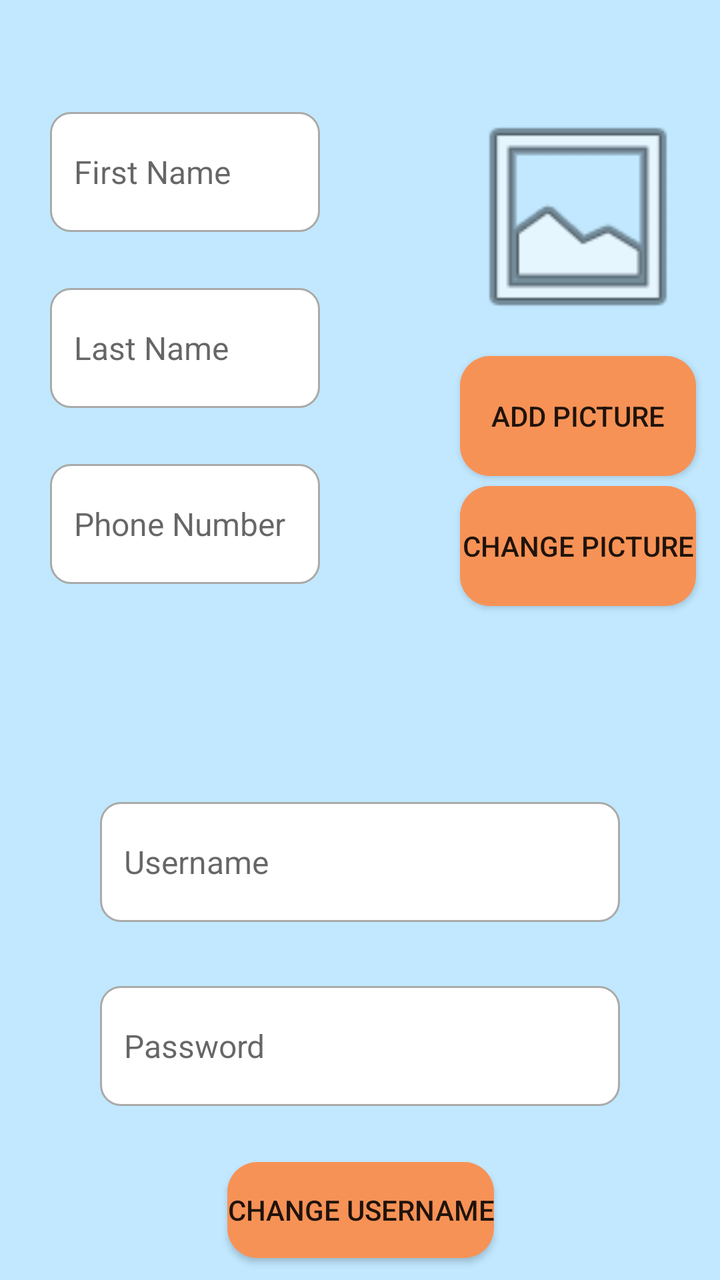
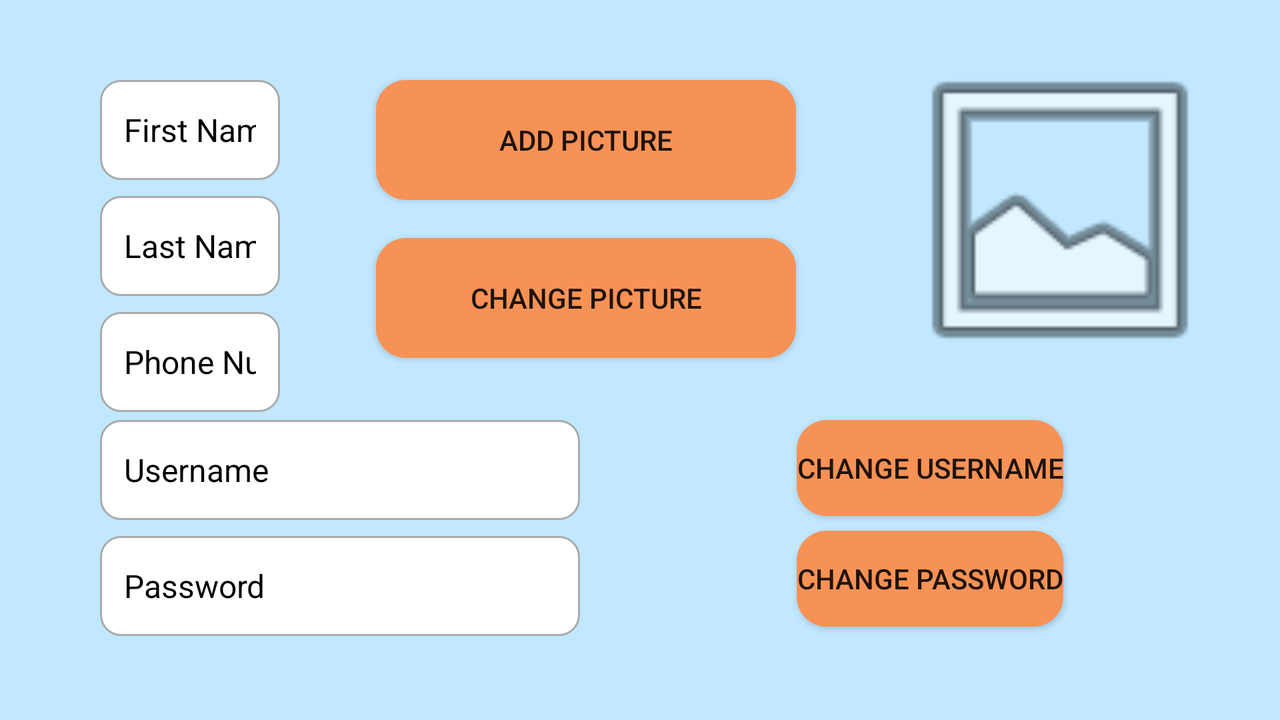

The same Android screen from two of the app's own layout files: first res/layout/ as a phone draws it, then the repository's variant for another configuration, drawn on a device whose configuration selects that folder. Both files follow.
<!-- AndroidManifest.xml: application theme Theme.HouseBuilder -->
<!-- res/layout/fragment_edit_profile.xml -->
<?xml version="1.0" encoding="utf-8"?>
<layout xmlns:tools="http://schemas.android.com/tools"
    xmlns:android="http://schemas.android.com/apk/res/android"
    xmlns:app="http://schemas.android.com/apk/res-auto"
    tools:context=".screens.SignupFragment">
    <data>
        <variable name="userViewModel" type="elfak.mosis.housebuilder.models.LoginAndSignupViewModel" />
    </data>
    <androidx.constraintlayout.widget.ConstraintLayout
        android:layout_width="match_parent"
        android:layout_height="match_parent"
        android:background="#c1e8ff">

        <androidx.constraintlayout.widget.Guideline
            android:id="@+id/guideline"
            android:layout_width="wrap_content"
            android:layout_height="wrap_content"
            android:orientation="horizontal"
            app:layout_constraintGuide_begin="365dp" />

        <Button
            android:id="@+id/button_changepicture"
            android:layout_width="match_parent"
            android:layout_height="60dp"
            android:layout_marginStart="230dp"
            android:layout_marginEnd="12dp"
            android:layout_marginBottom="62dp"
            android:background="@drawable/orange_button_color"
            android:text="@string/change_picture"
            app:layout_constraintBottom_toTopOf="@+id/guideline"
            app:layout_constraintEnd_toEndOf="parent"
            app:layout_constraintHorizontal_bias="1.0"
            app:layout_constraintStart_toEndOf="@+id/input_phone" />

        <Button
            android:id="@+id/button_addpicture"
            android:layout_width="match_parent"
            android:layout_height="60dp"
            android:layout_marginStart="230dp"
            android:layout_marginEnd="12dp"
            android:layout_marginBottom="5dp"
            android:background="@drawable/orange_button_color"
            android:text="@string/add_picture"
            app:layout_constraintBottom_toTopOf="@+id/button_changepicture"
            app:layout_constraintEnd_toEndOf="parent" />

        <ImageView
            android:id="@+id/change_image"
            android:layout_width="match_parent"
            android:layout_height="132dp"
            android:layout_marginBottom="50dp"
            android:layout_marginStart="230dp"
            android:layout_marginEnd="12dp"
            android:contentDescription="@string/profile_picture_description"
            android:src="@android:drawable/ic_menu_gallery"
            app:layout_constraintBottom_toTopOf="@+id/button_changepicture"
            app:layout_constraintEnd_toEndOf="parent"
            app:layout_constraintTop_toTopOf="parent"
            app:layout_constraintVertical_bias="0.692" />

        <EditText
            android:id="@+id/input_firstname"
            android:layout_width="match_parent"
            android:layout_height="60dp"
            android:layout_marginStart="25dp"
            android:layout_marginEnd="200dp"
            android:layout_marginTop="56dp"
            android:background="@drawable/custom_input"
            android:ems="10"
            android:hint="@string/input_first_name"
            android:inputType="textPersonName"
            android:paddingStart="12dp"
            android:paddingEnd="12dp"
            android:textSize="16sp"
            android:focusable="false"
            app:layout_constraintEnd_toStartOf="@+id/change_image"
            app:layout_constraintHorizontal_bias="0.509"
            app:layout_constraintStart_toStartOf="parent"
            app:layout_constraintTop_toTopOf="parent"
            android:autofillHints="@string/input_first_name" />

        <EditText
            android:id="@+id/input_lastname"
            android:layout_width="match_parent"
            android:layout_height="60dp"
            android:layout_marginTop="28dp"
            android:layout_marginStart="25dp"
            android:layout_marginEnd="200dp"
            android:background="@drawable/custom_input"
            android:ems="10"
            android:hint="@string/input_last_name"
            android:inputType="textPersonName"
            android:paddingStart="12dp"
            android:paddingEnd="12dp"
            android:textSize="16sp"
            android:focusable="false"
            app:layout_constraintEnd_toStartOf="@+id/change_image"
            app:layout_constraintHorizontal_bias="0.509"
            app:layout_constraintStart_toStartOf="parent"
            app:layout_constraintTop_toBottomOf="@+id/input_firstname"
            android:autofillHints="@string/input_last_name" />

        <EditText
            android:id="@+id/input_phone"
            android:layout_width="match_parent"
            android:layout_height="60dp"
            android:layout_marginTop="28dp"
            android:layout_marginStart="25dp"
            android:layout_marginEnd="200dp"
            android:background="@drawable/custom_input"
            android:ems="10"
            android:hint="@string/input_phone_number"
            android:inputType="phone"
            android:paddingStart="12dp"
            android:paddingEnd="12dp"
            android:textSize="16sp"
            android:focusable="false"
            app:layout_constraintEnd_toEndOf="parent"
            app:layout_constraintHorizontal_bias="0.112"
            app:layout_constraintStart_toStartOf="parent"
            app:layout_constraintTop_toBottomOf="@+id/input_lastname"
            android:autofillHints="@string/input_phone_number" />

        <EditText
            android:id="@+id/input_username"
            android:layout_width="match_parent"
            android:layout_height="60dp"
            android:layout_marginStart="50dp"
            android:layout_marginEnd="50dp"
            android:layout_marginTop="36dp"
            android:background="@drawable/custom_input"
            android:ems="10"
            android:hint="@string/input_username"
            android:paddingStart="12dp"
            android:paddingEnd="12dp"
            android:textSize="16sp"
            android:inputType="textEmailAddress"
            app:layout_constraintEnd_toEndOf="parent"
            app:layout_constraintHorizontal_bias="0.504"
            app:layout_constraintStart_toStartOf="parent"
            app:layout_constraintTop_toTopOf="@+id/guideline"
            android:autofillHints="@string/input_username"
            android:afterTextChanged="@{userViewModel.onUsernameTextChanged}"/>

        <EditText
            android:id="@+id/input_password"
            android:layout_width="match_parent"
            android:layout_height="60dp"
            android:layout_marginStart="50dp"
            android:layout_marginEnd="50dp"
            android:layout_marginTop="32dp"
            android:background="@drawable/custom_input"
            android:ems="10"
            android:hint="@string/input_password"
            android:paddingStart="12dp"
            android:paddingEnd="12dp"
            android:textSize="16sp"
            android:inputType="textPassword"
            app:layout_constraintEnd_toEndOf="parent"
            app:layout_constraintHorizontal_bias="0.504"
            app:layout_constraintStart_toStartOf="parent"
            app:layout_constraintTop_toBottomOf="@+id/input_username"
            android:autofillHints="@string/input_password"
            android:afterTextChanged="@{userViewModel.onPasswordTextChanged}"/>

        <Button
            android:id="@+id/button_change_username"
            android:layout_width="wrap_content"
            android:layout_height="wrap_content"
            android:layout_marginTop="28dp"
            android:background="@drawable/orange_button_color"
            android:text="@string/button_change_username"
            app:layout_constraintEnd_toEndOf="parent"
            app:layout_constraintHorizontal_bias="0.501"
            app:layout_constraintStart_toStartOf="parent"
            app:layout_constraintTop_toBottomOf="@+id/input_password" />

        <Button
            android:id="@+id/button_change_password"
            android:layout_width="wrap_content"
            android:layout_height="wrap_content"
            android:layout_marginTop="20dp"
            android:background="@drawable/orange_button_color"
            android:text="@string/button_change_password"
            app:layout_constraintEnd_toEndOf="parent"
            app:layout_constraintHorizontal_bias="0.501"
            app:layout_constraintStart_toStartOf="parent"
            app:layout_constraintTop_toBottomOf="@+id/button_change_username" />

    </androidx.constraintlayout.widget.ConstraintLayout>
</layout>
<!-- resources referenced by this layout -->
<resources>
  <!-- drawable custom_input (drawable) -->
  <?xml version="1.0" encoding="utf-8"?>
  <selector xmlns:android="http://schemas.android.com/apk/res/android">
      <item
          android:state_enabled="true"
          android:state_focused="true">
          <shape android:shape="rectangle">
              <solid android:color="@android:color/white"/>
              <corners android:radius="10dp"/>
              <stroke android:color="#f79256" android:width="1dp"/>
          </shape>
      </item>
  
      <item
          android:state_enabled="true">
          <shape android:shape="rectangle">
              <solid android:color="@android:color/white"/>
              <corners android:radius="10dp"/>
              <stroke android:color="@android:color/darker_gray" android:width="1dp"/>
          </shape>
      </item>
  </selector>
  <!-- drawable orange_button_color (drawable) -->
  <?xml version="1.0" encoding="utf-8"?>
  <shape xmlns:android="http://schemas.android.com/apk/res/android"
      android:shape="rectangle">
      <solid android:color="#f79256"/>
      <corners android:radius="15dp"/>
  </shape>
  <string name="add_picture">Add picture</string>
  <string name="button_change_password">Change password</string>
  <string name="button_change_username">Change username</string>
  <string name="change_picture">Change picture</string>
  <string name="input_first_name">First Name</string>
  <string name="input_last_name">Last Name</string>
  <string name="input_password">Password</string>
  <string name="input_phone_number">Phone Number</string>
  <string name="input_username">Username</string>
  <string name="profile_picture_description">profile picture</string>
  <style name="Theme.HouseBuilder" parent="Theme.MaterialComponents.Light.NoActionBar.Bridge">
          
          <item name="colorPrimary">@color/orange</item>
          <item name="colorPrimaryVariant">@color/purple_700</item>
          <item name="colorOnPrimary">@color/white</item>
          
          <item name="colorSecondary">@color/teal_200</item>
          <item name="colorSecondaryVariant">@color/teal_700</item>
          <item name="colorOnSecondary">@color/black</item>
          
          <item name="android:statusBarColor">?attr/colorPrimary</item>
          
      </style>
  <color name="orange">#f79256</color>
  <color name="purple_700">#FF3700B3</color>
  <color name="white">#FFFFFFFF</color>
  <color name="teal_200">#FF03DAC5</color>
  <color name="teal_700">#FF018786</color>
  <color name="black">#FF000000</color>
</resources>
<!-- res/layout-land/fragment_edit_profile.xml (the repository's variant of the layout above) -->
<!-- drawn on the phone turned sideways -->
<?xml version="1.0" encoding="utf-8"?>
<layout xmlns:tools="http://schemas.android.com/tools"
    xmlns:android="http://schemas.android.com/apk/res/android"
    xmlns:app="http://schemas.android.com/apk/res-auto"
    tools:context=".screens.SignupFragment">
    <data>
        <variable name="userViewModel" type="elfak.mosis.housebuilder.models.LoginAndSignupViewModel" />
    </data>
    <androidx.constraintlayout.widget.ConstraintLayout
        android:layout_width="match_parent"
        android:layout_height="match_parent"
        android:background="#c1e8ff">

        <androidx.constraintlayout.widget.Guideline
            android:id="@+id/guideline"
            android:layout_width="wrap_content"
            android:layout_height="wrap_content"
            android:orientation="horizontal"
            app:layout_constraintGuide_begin="210dp" />

        <Button
            android:id="@+id/button_changepicture"
            android:layout_width="210dp"
            android:layout_height="60dp"
            android:layout_marginTop="50dp"
            android:layout_marginEnd="32dp"
            android:background="@drawable/orange_button_color"
            android:text="@string/change_picture"
            app:layout_constraintBottom_toTopOf="@+id/guideline"
            app:layout_constraintEnd_toStartOf="@+id/change_image"
            app:layout_constraintTop_toTopOf="parent"
            app:layout_constraintVertical_bias="0.69" />

        <Button
            android:id="@+id/button_addpicture"
            android:layout_width="210dp"
            android:layout_height="60dp"
            android:layout_marginEnd="32dp"
            android:background="@drawable/orange_button_color"
            android:text="@string/add_picture"
            app:layout_constraintBottom_toTopOf="@+id/button_changepicture"
            app:layout_constraintEnd_toStartOf="@+id/change_image"
            app:layout_constraintTop_toTopOf="parent"
            app:layout_constraintVertical_bias="0.677" />

        <ImageView
            android:id="@+id/change_image"
            android:layout_width="200dp"
            android:layout_height="170dp"
            android:layout_marginEnd="10dp"
            android:contentDescription="@string/profile_picture_description"
            android:src="@android:drawable/ic_menu_gallery"
            app:layout_constraintBottom_toTopOf="@+id/guideline"
            app:layout_constraintEnd_toEndOf="parent"
            app:layout_constraintTop_toTopOf="parent" />

        <EditText
            android:id="@+id/input_firstname"
            android:layout_width="match_parent"
            android:layout_height="50dp"
            android:layout_marginStart="50dp"
            android:layout_marginTop="40dp"
            android:layout_marginEnd="500dp"
            android:autofillHints="@string/input_first_name"
            android:background="@drawable/custom_input"
            android:ems="10"
            android:hint="@string/input_first_name"
            android:inputType="textPersonName"
            android:paddingStart="12dp"
            android:paddingEnd="12dp"
            android:textColorHint="@color/black"
            android:textSize="16sp"
            android:focusable="false"
            app:layout_constraintEnd_toStartOf="@+id/change_image"
            app:layout_constraintHorizontal_bias="0.0"
            app:layout_constraintStart_toStartOf="parent"
            app:layout_constraintTop_toTopOf="parent" />

        <EditText
            android:id="@+id/input_lastname"
            android:layout_width="match_parent"
            android:layout_height="50dp"
            android:layout_marginTop="8dp"
            android:layout_marginStart="50dp"
            android:layout_marginEnd="500dp"
            android:background="@drawable/custom_input"
            android:textColorHint="@color/black"
            android:ems="10"
            android:hint="@string/input_last_name"
            android:inputType="textPersonName"
            android:paddingStart="12dp"
            android:paddingEnd="12dp"
            android:textSize="16sp"
            android:focusable="false"
            app:layout_constraintEnd_toStartOf="@+id/change_image"
            app:layout_constraintHorizontal_bias="0.509"
            app:layout_constraintStart_toStartOf="parent"
            app:layout_constraintTop_toBottomOf="@+id/input_firstname"
            android:autofillHints="@string/input_last_name" />

        <EditText
            android:id="@+id/input_phone"
            android:layout_width="match_parent"
            android:layout_height="50dp"
            android:layout_marginStart="50dp"
            android:layout_marginTop="8dp"
            android:layout_marginEnd="500dp"
            android:autofillHints="@string/input_phone_number"
            android:background="@drawable/custom_input"
            android:ems="10"
            android:hint="@string/input_phone_number"
            android:inputType="phone"
            android:paddingStart="12dp"
            android:paddingEnd="12dp"
            android:textColorHint="@color/black"
            android:textSize="16sp"
            android:focusable="false"
            app:layout_constraintStart_toStartOf="parent"
            app:layout_constraintTop_toBottomOf="@+id/input_lastname" />

        <EditText
            android:id="@+id/input_username"
            android:layout_width="match_parent"
            android:layout_height="50dp"
            android:layout_marginStart="50dp"
            android:layout_marginEnd="350dp"
            android:background="@drawable/custom_input"
            android:textColorHint="@color/black"
            android:ems="10"
            android:hint="@string/input_username"
            android:paddingStart="12dp"
            android:paddingEnd="12dp"
            android:textSize="16sp"
            android:inputType="textEmailAddress"
            app:layout_constraintEnd_toEndOf="parent"
            app:layout_constraintHorizontal_bias="0.504"
            app:layout_constraintStart_toStartOf="parent"
            app:layout_constraintTop_toTopOf="@+id/guideline"
            android:autofillHints="@string/input_username"
            android:afterTextChanged="@{userViewModel.onUsernameTextChanged}"/>

        <EditText
            android:id="@+id/input_password"
            android:layout_width="match_parent"
            android:layout_height="50dp"
            android:layout_marginStart="50dp"
            android:layout_marginEnd="350dp"
            android:afterTextChanged="@{userViewModel.onPasswordTextChanged}"
            android:autofillHints="@string/input_password"
            android:background="@drawable/custom_input"
            android:ems="10"
            android:hint="@string/input_password"
            android:inputType="textPassword"
            android:paddingStart="12dp"
            android:paddingEnd="12dp"
            android:textColorHint="@color/black"
            android:textSize="16sp"
            app:layout_constraintBottom_toBottomOf="parent"
            app:layout_constraintEnd_toEndOf="parent"
            app:layout_constraintHorizontal_bias="1.0"
            app:layout_constraintStart_toStartOf="parent"
            app:layout_constraintTop_toBottomOf="@+id/input_username"
            app:layout_constraintVertical_bias="0.158" />

        <Button
            android:id="@+id/button_change_username"
            android:layout_width="wrap_content"
            android:layout_height="wrap_content"
            android:background="@drawable/orange_button_color"
            android:text="@string/button_change_username"
            app:layout_constraintEnd_toEndOf="parent"
            app:layout_constraintStart_toEndOf="@+id/input_username"
            app:layout_constraintTop_toTopOf="@+id/guideline" />

        <Button
            android:id="@+id/button_change_password"
            android:layout_width="wrap_content"
            android:layout_height="wrap_content"
            android:background="@drawable/orange_button_color"
            android:text="@string/button_change_password"
            app:layout_constraintBottom_toBottomOf="parent"
            app:layout_constraintEnd_toEndOf="parent"
            app:layout_constraintStart_toEndOf="@+id/input_password"
            app:layout_constraintTop_toBottomOf="@+id/button_change_username"
            app:layout_constraintVertical_bias="0.138" />

    </androidx.constraintlayout.widget.ConstraintLayout>
</layout>
<!-- resources referenced by the variant -->
<!-- as the phone turned sideways resolves them -->
<resources>
  <color name="black">#FF000000</color>
  <!-- drawable custom_input (drawable) -->
  <?xml version="1.0" encoding="utf-8"?>
  <selector xmlns:android="http://schemas.android.com/apk/res/android">
      <item
          android:state_enabled="true"
          android:state_focused="true">
          <shape android:shape="rectangle">
              <solid android:color="@android:color/white"/>
              <corners android:radius="10dp"/>
              <stroke android:color="#f79256" android:width="1dp"/>
          </shape>
      </item>
  
      <item
          android:state_enabled="true">
          <shape android:shape="rectangle">
              <solid android:color="@android:color/white"/>
              <corners android:radius="10dp"/>
              <stroke android:color="@android:color/darker_gray" android:width="1dp"/>
          </shape>
      </item>
  </selector>
  <!-- drawable orange_button_color (drawable) -->
  <?xml version="1.0" encoding="utf-8"?>
  <shape xmlns:android="http://schemas.android.com/apk/res/android"
      android:shape="rectangle">
      <solid android:color="#f79256"/>
      <corners android:radius="15dp"/>
  </shape>
  <string name="add_picture">Add picture</string>
  <string name="button_change_password">Change password</string>
  <string name="button_change_username">Change username</string>
  <string name="change_picture">Change picture</string>
  <string name="input_first_name">First Name</string>
  <string name="input_last_name">Last Name</string>
  <string name="input_password">Password</string>
  <string name="input_phone_number">Phone Number</string>
  <string name="input_username">Username</string>
  <string name="profile_picture_description">profile picture</string>
  <style name="Theme.HouseBuilder" parent="Theme.MaterialComponents.Light.NoActionBar.Bridge">
          
          <item name="colorPrimary">@color/orange</item>
          <item name="colorPrimaryVariant">@color/purple_700</item>
          <item name="colorOnPrimary">@color/white</item>
          
          <item name="colorSecondary">@color/teal_200</item>
          <item name="colorSecondaryVariant">@color/teal_700</item>
          <item name="colorOnSecondary">@color/black</item>
          
          <item name="android:statusBarColor">?attr/colorPrimary</item>
          
      </style>
  <color name="orange">#f79256</color>
  <color name="purple_700">#FF3700B3</color>
  <color name="white">#FFFFFFFF</color>
  <color name="teal_200">#FF03DAC5</color>
  <color name="teal_700">#FF018786</color>
</resources>
